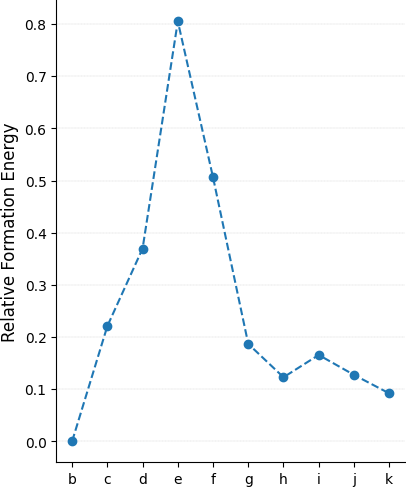

Source code (Python):
from ase.io import *
import numpy as np
import matplotlib.pyplot as plt

mu_co = -15.33


atoms = read('neb.traj@0')
e0 = atoms.get_potential_energy()
nC = len([atom.index for atom in atoms if atom.symbol == 'C'])
g0 = e0-nC*mu_co

traj = read('detach.traj',':')
e = np.array([atoms.get_potential_energy() for atoms in traj])
nC = np.array([len([atom.index for atom in atoms if atom.symbol == 'C']) for atoms in traj])

g = e-nC*mu_co
g = g-g0

plt.figure(figsize=(4.5,6))
plt.plot(g,'o--')
plt.ylabel('Relative Formation Energy', fontsize=12)

ax = plt.gca()

plt.xticks(range(10), ['b', 'c', 'd', 'e', 'f', 'g', 'h', 'i', 'j', 'k'])

#ax.get_xaxis().set_visible(False)
ax.spines['top'].set_visible(False)
ax.spines['right'].set_visible(False)
#ax.spines['bottom'].set_visible(False)

plt.grid(axis = 'y', linestyle = '--', linewidth = 0.2)

plt.savefig('g.png', bbox_inches='tight', pad_inches=0.01)
plt.show()
